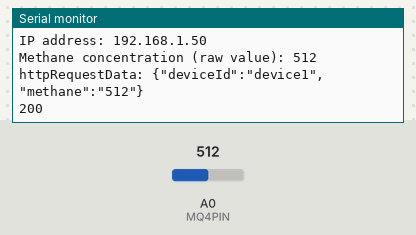
The sketch below on a simulated ESP8266 (NodeMCU). On the bench: the last lines printed to the serial monitor. The test bench sets the inputs (shaded band); at power-on: A0 (MQ4PIN) = 512. WiFi joins after 1.5 s; servers stay silent unless stated; uploads are accepted with an empty reply.

Above: at 2.7 s.
2.8 s: A0 (MQ4PIN) set to 716
At 9.87 s:
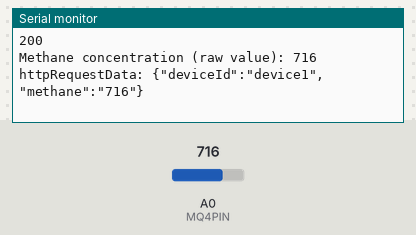
11.0 s: A0 (MQ4PIN) set to 900
At 19.1 s:
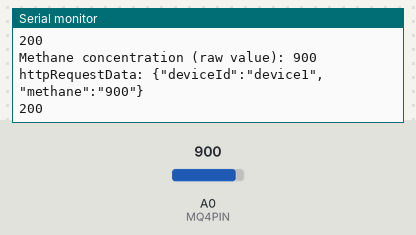

The sketch:

Methane.ino
```cpp
#include <ESP8266WiFi.h>
#include <ESP8266HTTPClient.h>
#include <ESP8266WiFiMulti.h>

ESP8266WiFiMulti WiFiMulti;

const char* ssid = "Your WiFi Name";
const char* password = "Your WiFi Password";

// Define the analog pin for the MQ-4 sensor
#define MQ4PIN A0

// Server endpoint configuration
const char* serverName = "http://Your computer IP:3000/update-data";

void setup() {
  Serial.begin(115200);

  WiFiMulti.addAP(ssid, password);

  while (WiFiMulti.run() != WL_CONNECTED) {
    delay(1000);
    Serial.println("Connecting to WiFi...");
  }

  Serial.println("Connected to WiFi");
  Serial.print("IP address: ");
  Serial.println(WiFi.localIP());
}

void loop() {
  int mq4Value = analogRead(MQ4PIN);  // Read the methane sensor value

  Serial.print("Methane concentration (raw value): ");
  Serial.println(mq4Value);

  if (WiFiMulti.run() == WL_CONNECTED) {
    WiFiClient client;
    HTTPClient http;

    if (http.begin(client, serverName)) {
      http.addHeader("Content-Type", "application/json");

      // Include the device ID and methane concentration in the data sent
      String httpRequestData = "{\"deviceId\":\"device1\", \"methane\":\"" + String(mq4Value) + "\"}";
      Serial.print("httpRequestData: ");
      Serial.println(httpRequestData);

      int httpResponseCode = http.POST(httpRequestData);

      if (httpResponseCode > 0) {
        String response = http.getString();
        Serial.println(httpResponseCode);
        Serial.println(response);
      } else {
        Serial.print("Error on sending POST: ");
        Serial.println(httpResponseCode);
      }

      http.end();
    } else {
      Serial.println("Unable to connect to server");
    }
  } else {
    Serial.println("WiFi Disconnected");
  }

  delay(8000); // Send data every 8 seconds
}
```

Measured:
- after the input at 2.8 s, the serial monitor: prints a new line after 6.9 s (image 1)
- after the input at 11.0 s, the serial monitor: prints a new line after 6.9 s (image 2)
